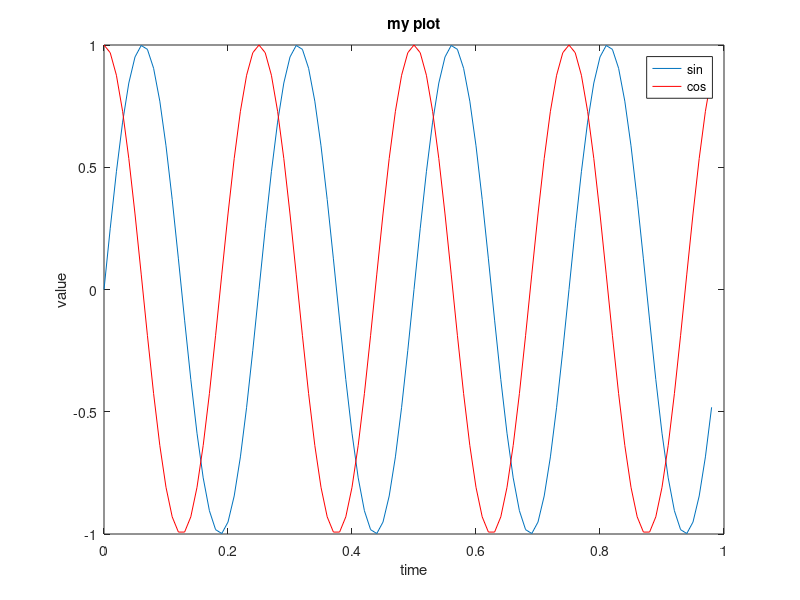
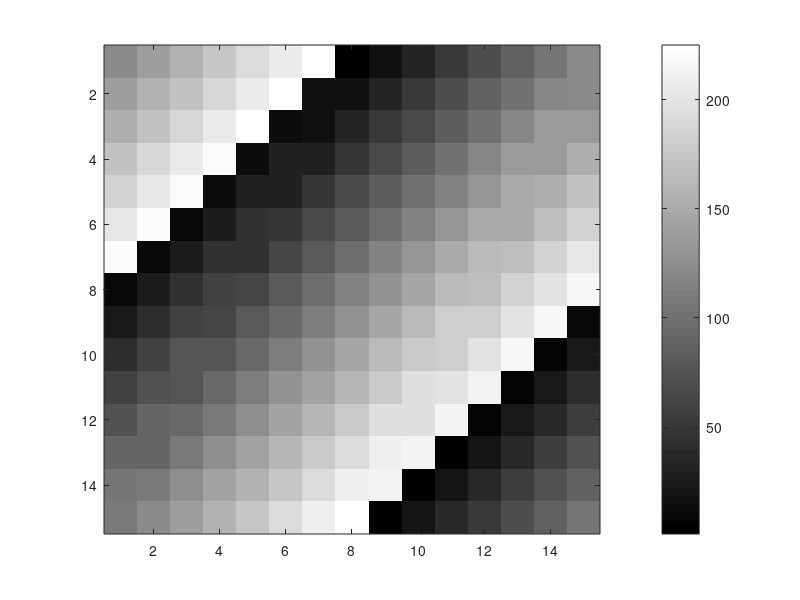

Reproduce these figures in MATLAB, in order.
t = [0 : 0.01 : 0.98]

y1 = sin(2*pi*4*t)

plot(t, y1)

y2 = cos(2*pi*4*t)

plot(t, y2)

plot(t, y1)

hold on;

plot(t, y2, 'r')
xlabel('time')
ylabel('value')
legend('sin','cos')
title('my plot')
print -dpng 'myPlot.png'

figure(1); plot(t,y1)
figure(2); plot(t,y2)

subplot(1,2,1); % Divides plot in a 1x2 grid
plot(t, y1);
subplot(1,2,2);
plot(t, y2);
axis([0.5 1 -1 1])

clf; % clears a figure

A = magic(5)

imagesc(A)
imagesc(A), colorbar, colormap gray;

A(1,2)

A = magic(15)

imagesc(A)
imagesc(A), colorbar, colormap gray;

a = 1, b=2, c=3 % comma chaining commands
